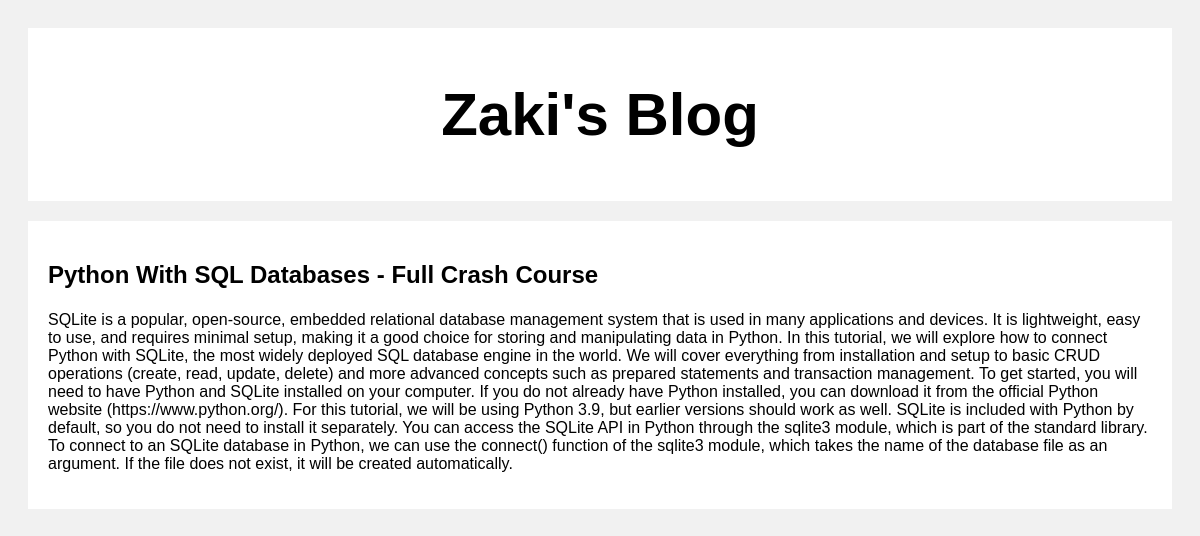
The app's page /post/1/ with its own data.
### post/models.py (models this page shows)
class Post(models.Model):
    title = models.CharField(max_length=100)
    body = models.CharField(max_length=100000)
    craeted_at = models.DateTimeField(default=datetime.now , blank=True)

### post/views.py (the view)
# urls.py: path('', include('post.urls'))
def post(request,pk):
    posts = Post.objects.get(id=pk)
    return render(request, 'posts.html', {'posts': posts})

### templates/posts.html (shortened to what this page needs)
<!DOCTYPE html>
<html>
<head>
</head>
<body>
<div class="header">
  <h2>Zaki's Blog</h2>
</div>
<div class="row">
  <div class="leftcolumn">
    <div class="card">
      <a style="text-decoration: none; color: black;" href="#">
        <h2>{{posts.title}}</h2>
        <p>{{posts.body}}</p>
      </a>
    </div>
  </div>
</div>
</body>
</html>

### templates/posts.html (style rules this page uses)
* { box-sizing: border-box; }
body { font-family: Arial; padding: 20px; background: #f1f1f1; }
.header { padding: 2px; font-size: 40px; text-align: center; background: white; }
.leftcolumn { float: left; width: 100%; }
.card { background-color: white; padding: 20px; margin-top: 20px; }
.row:after { content: ""; display: table; clear: both; }

### records on screen
Post: title "Python With SQL Databases - Full Crash Course", body "SQLite is a popular, open-source, embedded relational database management system that is used in many applications and devices. It is lightweight, easy to use, and requires minimal setup, making it a good choice for storing and manipulating data in Python. In this tutorial, we will explore how to connect Python with SQLite, the most widely deployed SQL database engine in the world. We will cover everything from installation and setup to basic CRUD operations (create, read, update, delete) and more advanced concepts such as prepared statements and transaction management. To get started, you will need to have Python and SQLite installed on your computer. If you do not already have Python…"
